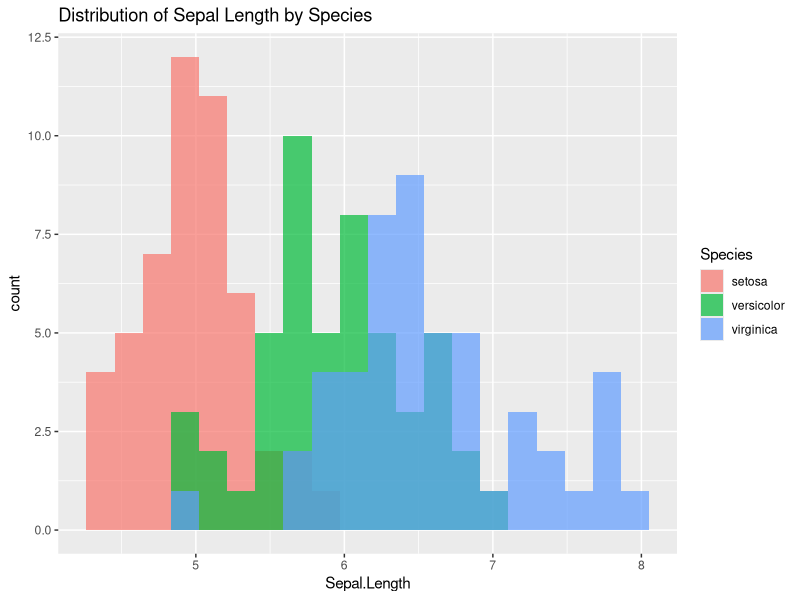
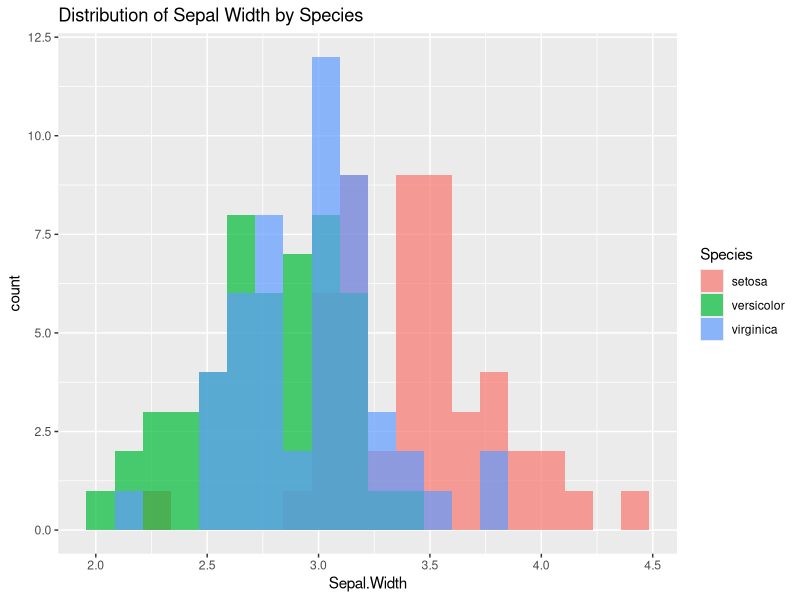
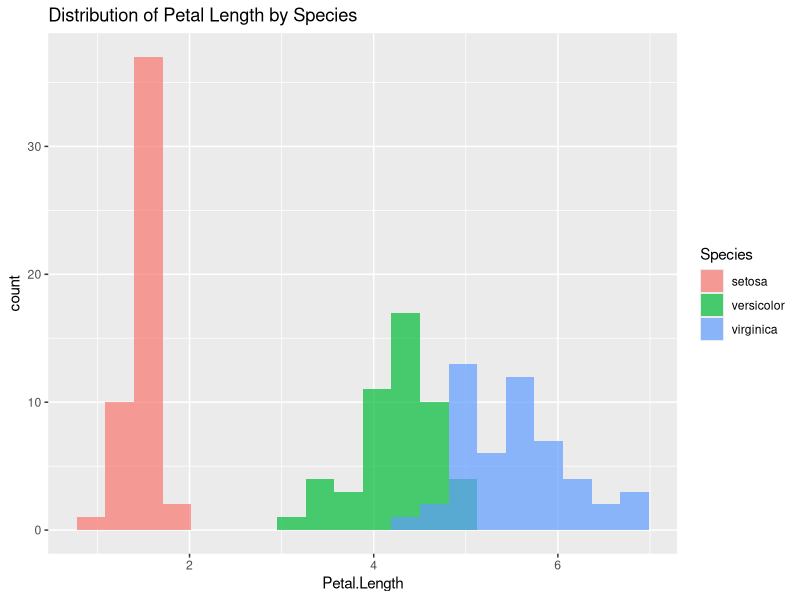
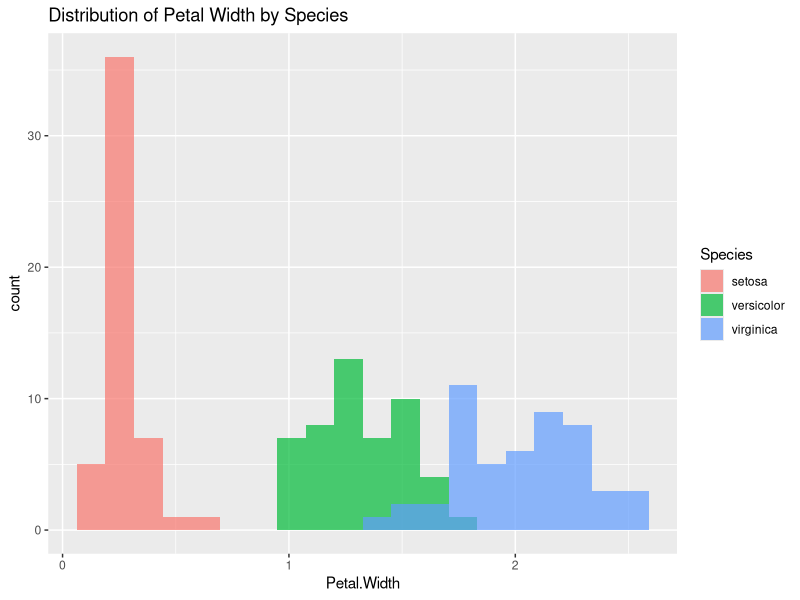
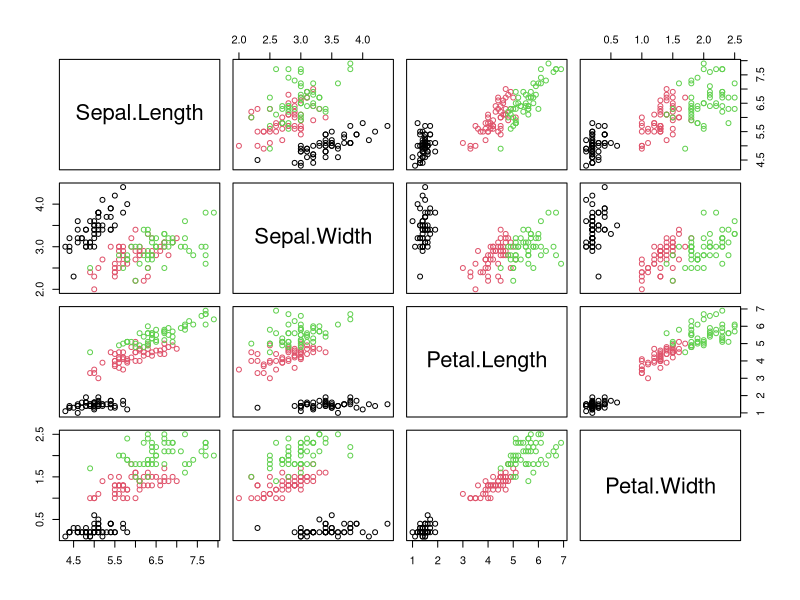
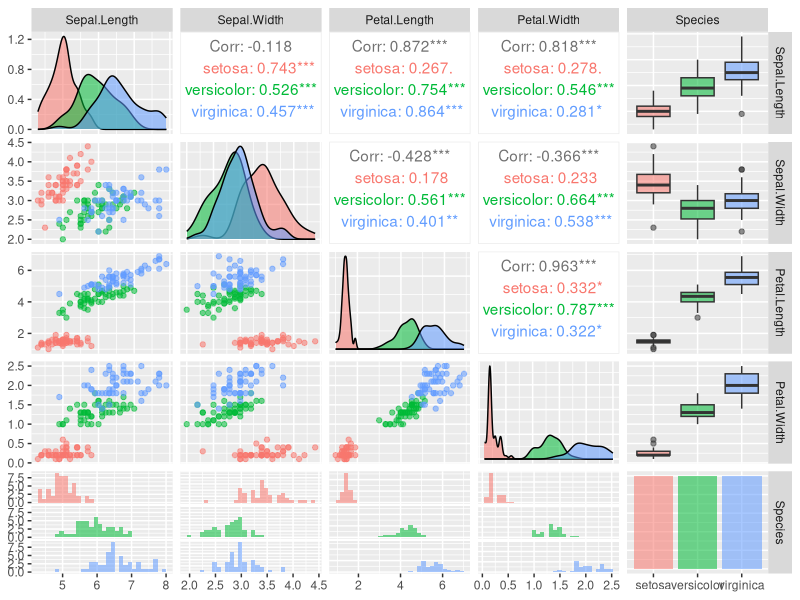

These charts were generated, in order, by the following R code:
install.packages("GGally")

library(ggplot2)
library(GGally)
library(dplyr)

data("iris")

head(iris)
str(iris)
summary(iris)

ggplot(iris, aes(x = Sepal.Length, fill = Species))+
  geom_histogram(bins = 20, alpha = 0.7, position = "identity")+
  labs(title = "Distribution of Sepal Length by Species")

ggplot(iris, aes(x = Sepal.Width, fill = Species))+
  geom_histogram(bins = 20, alpha = 0.7, position = "identity")+
  labs(title = "Distribution of Sepal Width by Species")

ggplot(iris, aes(x = Petal.Length, fill = Species))+
  geom_histogram(bins = 20, alpha = 0.7, position = "identity")+
  labs(title = "Distribution of Petal Length by Species")

ggplot(iris, aes(x = Petal.Width, fill = Species))+
  geom_histogram(bins = 20, alpha = 0.7, position = "identity")+
  labs(title = "Distribution of Petal Width by Species")

pairs(iris[1:4], col = iris$Species)

anova_result <- aov(Sepal.Length ~ Species, data = iris)
summary(anova_result)

ggpairs(iris, aes(color = Species, alpha = 0.6))